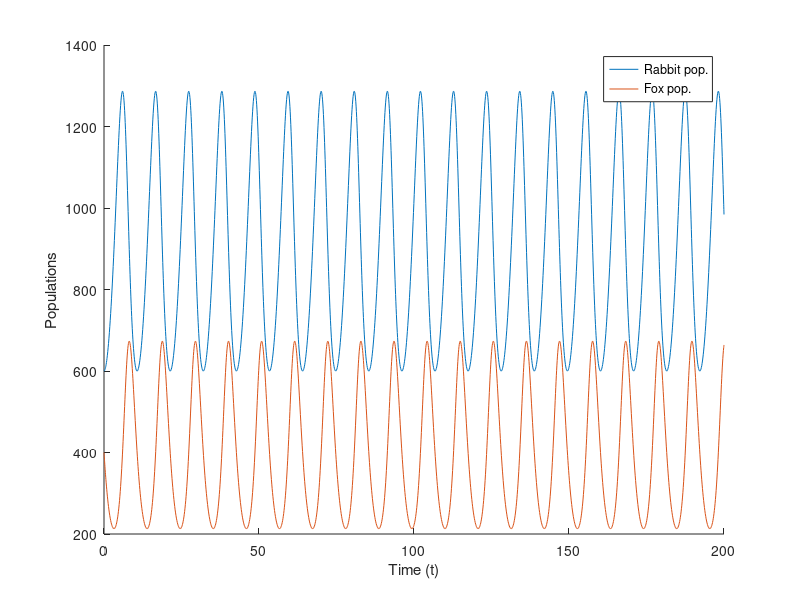
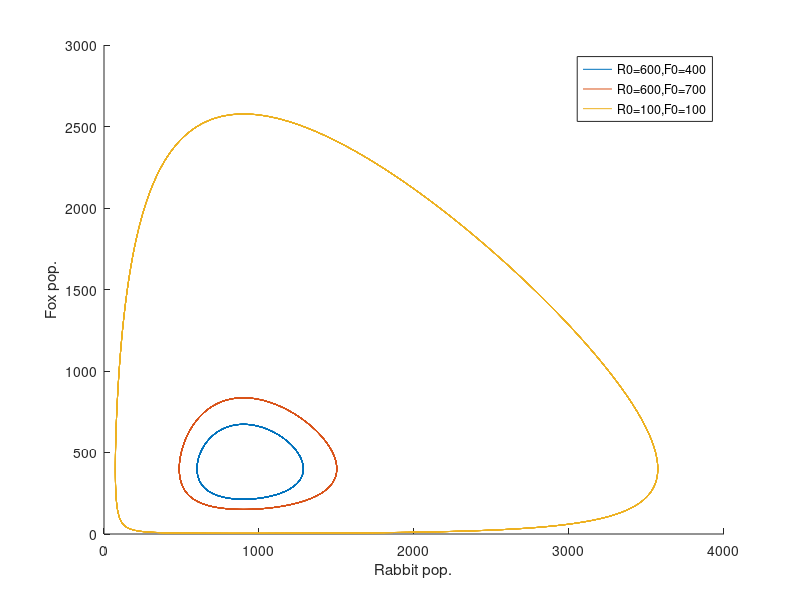
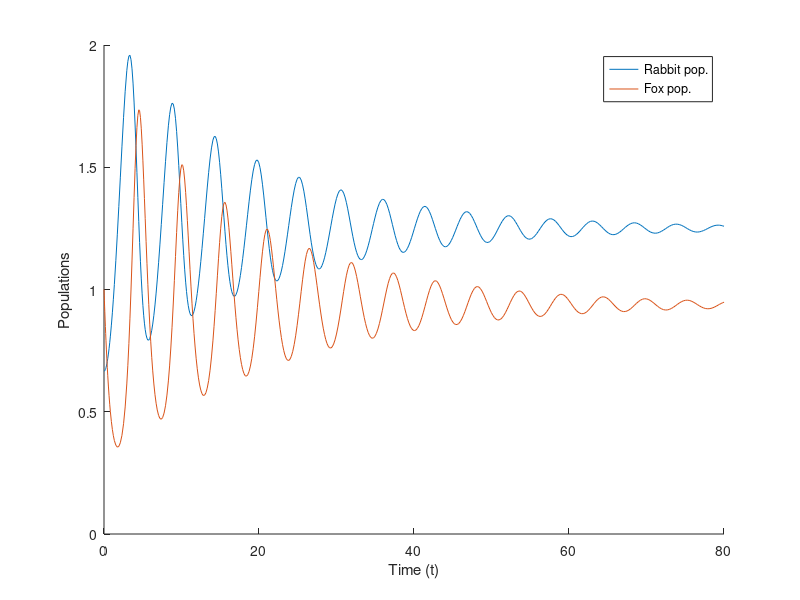
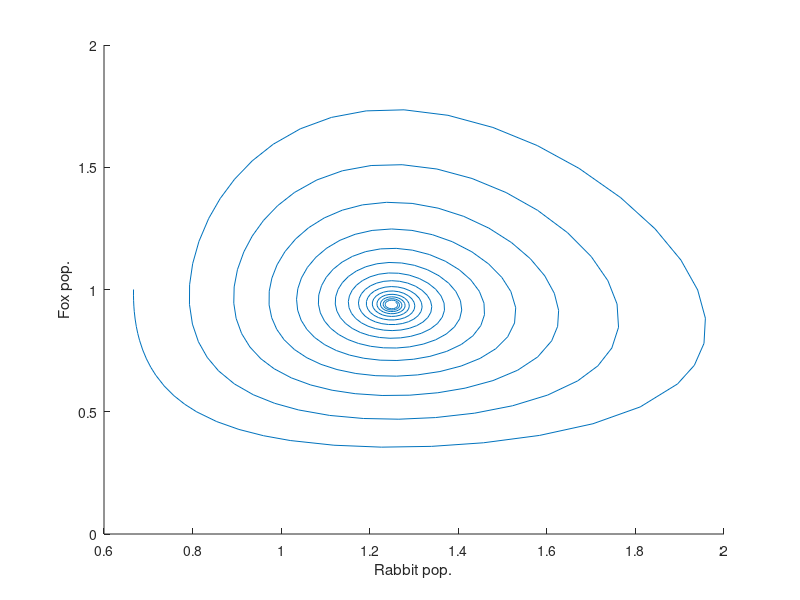

The MATLAB script that drew these images, in order:
clear all

a=0.4; b=0.001; c=0.001; d=0.9; e=0.001; j=0.001; k=0.001; l=0.001; m=0.9; 
R0_1 = 600; R0_2 = 600; R0_3 = 100;
F0_1 = 400; F0_2 = 700; F0_3 = 100;
B0 = 10;
alpha=d/a; r0 = R0_1/(d/c); f0 = F0_1/(a/b);
r_grass = 5 * f0; r_sat = 5 * f0;

y0 = [R0_1, R0_2, R0_3; F0_1, F0_2, F0_3];
y0_mod = [r0, f0];
t = [0,200];
tau = t/(1/a);

rel_tol = 1e-6;
abs_tol = 1e-4;
opts = odeset('RelTol',rel_tol, 'AbsTol',abs_tol);

f = @(t, x) [a*x(1) - b*(x(1)*x(2)); c*x(1)*x(2) - d*x(2)];
g = @(t, x) [x(1)*(1-x(1)/r_grass) - x(1)*x(2)/(1 + x(1)/r_sat); alpha*(x(1)*x(2)/(1 + x(1)/r_sat) - x(2))];

h = @(t, x) [a*x(1) - b*(x(1)*x(2)) - e*(x(1)*x(3)); 
             c*x(1)*x(2) - d*x(2) - j*x(2)*x(3); 
             k*x(1)*x(3) + l*x(2)*x(3) - m*x(3)];

[T_out1, Y_out1] = ode45(f,t,y0(:,1),opts);
[T_out2, Y_out2] = ode45(f,t,y0(:,2),opts);
[T_out3, Y_out3] = ode45(f,t,y0(:,3),opts);

[T_out4, Y_out4] = ode45(g, tau, y0_mod, opts);
[T_out5, Y_out5] = ode45(h, t, [R0_1, F0_1, B0]', opts);

figure(1)
hold on
plot(T_out1, Y_out1);

xlabel('Time (t)')
ylabel('Populations')
legend('Rabbit pop.', 'Fox pop.')
hold off
figure(2)
hold on
xlabel('Rabbit pop.')
ylabel('Fox pop.')
plot(Y_out1(:,1), Y_out1(:,2));
plot(Y_out2(:,1), Y_out2(:,2));
plot(Y_out3(:,1), Y_out3(:,2));
legend('R0=600,F0=400', 'R0=600,F0=700', 'R0=100,F0=100');
hold off

figure(3)
hold on
plot(T_out4, Y_out4);
xlabel('Time (t)')
ylabel('Populations')
legend('Rabbit pop.', 'Fox pop.')
hold off

figure(4)
hold on
plot(Y_out4(:,1), Y_out4(:,2));
xlabel('Rabbit pop.')
ylabel('Fox pop.')
hold off

figure(5)
hold on
plot(T_out5, Y_out5);
xlabel('Time (t)')
ylabel('Populations')
legend('Rabbit pop.', 'Fox pop.', 'Bear pop.')
hold off

